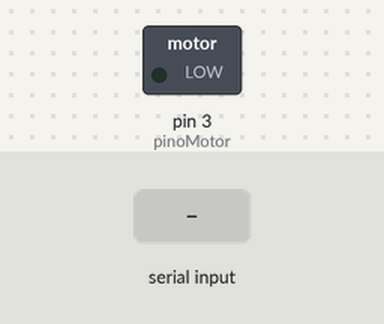
The sketch below on a simulated Arduino Uno, built with avr-gcc and run on an emulated ATmega328P. On the bench: switched loads named in the sketch (green lamp = pin HIGH). The inputs (shaded band) are chosen by the test bench.

Above: at 1.2 s.
1.3 s: "30,150\n" received over Serial
At 2.5 s:
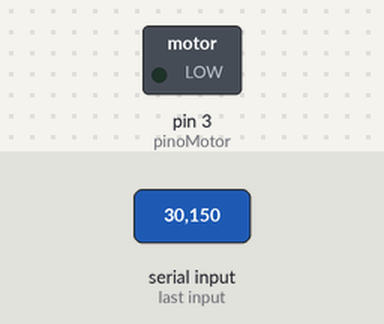
2.8 s: "200\n" received over Serial
At 3.7 s:
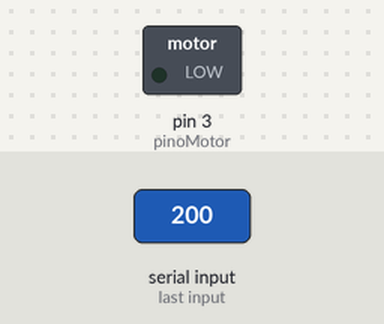
Timing chart, 0 to 5.8 s (numbered marks = the images above; inputs shaded):
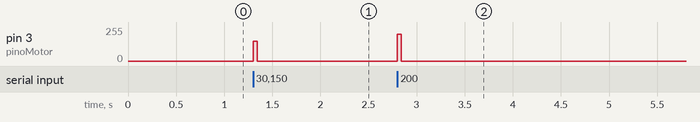

Measured:
- after the input at 1.3 s, pin 3 (pinoMotor): 0/255 → 150/255 at once, → 0/255 0.04 s later
- after the input at 2.8 s, pin 3 (pinoMotor): 0/255 → 200/255 at once, → 0/255 0.04 s later

The sketch:

controle_motor.ino
```cpp
const int pinoMotor = 3;
int forcaAtual = 0;
unsigned long tempoInicioBatida = 0;
const unsigned long duracaoSoco = 40; // Tempo máximo de soco (40ms) para a nota ficar seca

void setup() {
  pinMode(pinoMotor, OUTPUT);
  Serial.begin(115200);
}

void loop() {
  // 1. RECEBE O COMANDO DO PYTHON
  if (Serial.available() > 0) {
    int comandoRecebido = Serial.parseInt();

    while (Serial.available() > 0 && (Serial.peek() == '\n' || Serial.peek() == '\r')) {
      Serial.read();
    }


    if (comandoRecebido >= 100) {
      forcaAtual = comandoRecebido;
      tempoInicioBatida = millis();
    }
  }

  // 2. CONTROLE DEFINIDO DA VIBRAÇÃO
  if (forcaAtual > 0) {

    if (millis() - tempoInicioBatida > duracaoSoco) {
      forcaAtual = 0;
      analogWrite(pinoMotor, 0);
    } else {
      analogWrite(pinoMotor, forcaAtual);
    }
  } else {
    analogWrite(pinoMotor, 0);
  }
}
```
